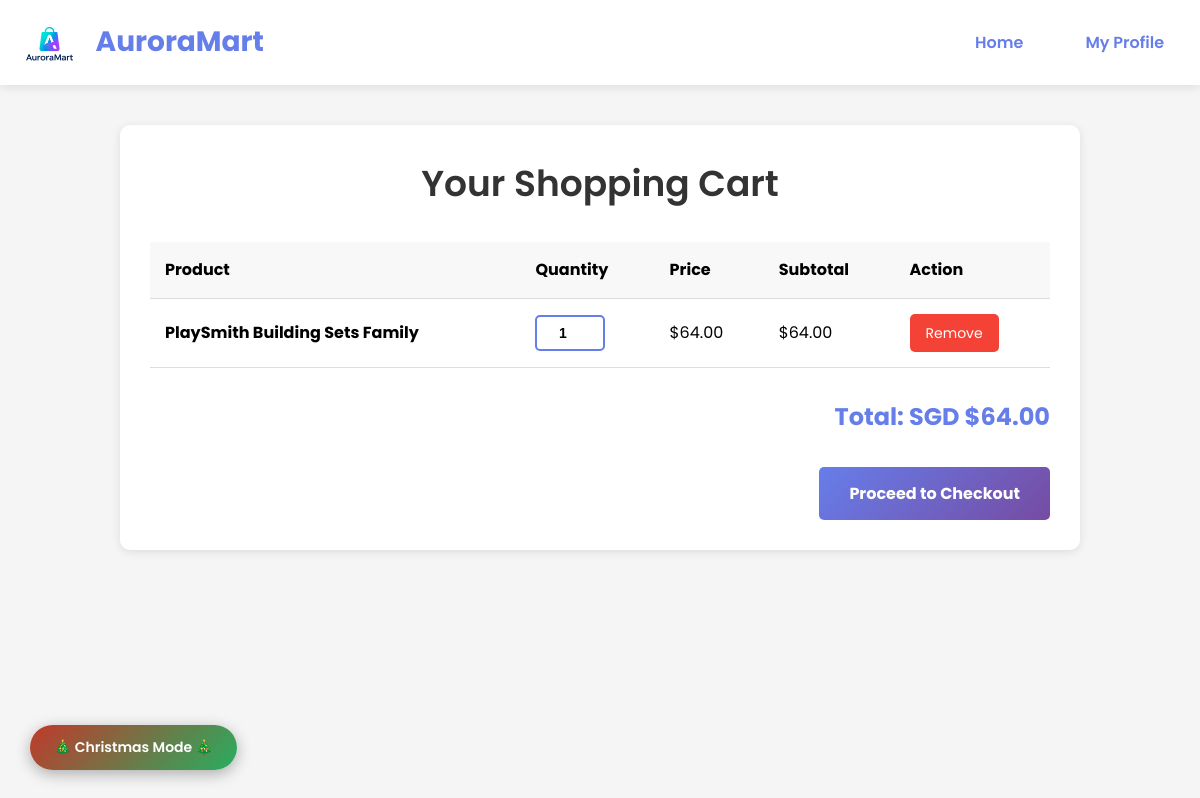
The page /cart/ (signed in) on the database its author committed.
### storefront/models.py (models this page shows, shortened)
class CartItem(models.Model):
    cart = models.ForeignKey(Cart, on_delete=models.CASCADE, related_name='items')
    product = models.ForeignKey(Product, on_delete=models.CASCADE)
    quantity = models.IntegerField(default=1)
    added_at = models.DateTimeField(auto_now_add=True)
    def get_total(self):
        return self.product.price * self.quantity

class Product(models.Model):
    name = models.CharField(max_length=255)
    description = models.TextField(blank=True, null=True)
    category = models.CharField(max_length=100)
    price = models.DecimalField(max_digits=10, decimal_places=2)
    stock = models.IntegerField(default=0)
    reorder_threshold = models.IntegerField(default=10)
    rating = models.DecimalField(max_digits=3, decimal_places=1, null=True, blank=True)
    image = models.ImageField(upload_to='products/', blank=True, null=True)
    created_at = models.DateTimeField(auto_now_add=True)
    updated_at = models.DateTimeField(auto_now=True)
    is_on_sale = models.BooleanField(default=False)
    original_price = models.DecimalField(max_digits=10, decimal_places=2, null=True, blank=True)
    discount_percentage = models.IntegerField(null=True, blank=True)
    class Meta:
        ordering = ['-created_at']

### storefront/views.py (the view)
# urls.py: path('cart/', views.cart, name='cart'),
@login_required
def cart(request):
    storage = messages.get_messages(request)
    storage.used = True
    customer = get_or_create_customer(request.user)
    cart = get_or_create_cart(customer)
    cart_items = cart.items.all()
    total = sum(item.get_total() for item in cart_items)
    context = {
        'cart_items': cart_items,
        'total': total,
    }
    return render(request, 'storefront/cart.html', context)

### storefront/views.py (called while the page is built)
def get_or_create_customer(user):
    try:
        return Customer.objects.get(user=user)
    except Customer.DoesNotExist:
        return Customer.objects.create(user=user)

def get_or_create_cart(customer):
    cart, created = Cart.objects.get_or_create(customer=customer)
    return cart

### storefront/templates/storefront/cart.html (shortened to what this page needs)
<!DOCTYPE html>
<html lang="en">
<head>
    {% load static %}
</head>
<body>
    <header>
        <nav>
            <a href="{% url 'storefront:index' %}" class="logo">
                {% load static %}
                <img src="{% static 'img/auroramart_logo.png' %}" alt="AuroraMart" style="height: 40px; vertical-align: middle; margin-right: 10px;">
                AuroraMart
            </a>
            <div class="nav-links">
                <a href="{% url 'storefront:index' %}">Home</a>
                <a href="{% url 'accounts:profile' %}">My Profile</a>
            </div>
        </nav>
    </header>
    <button class="theme-toggle-btn" onclick="toggleChristmasTheme()">🎄 Christmas Mode 🎄</button>
    <div class="container" id="mainContainer">
        <div class="cart-container">
            <h2>Your Shopping Cart</h2>
            {% if cart_items %}
            <table>
                <thead>
                    <tr>
                        <th>Product</th>
                        <th>Quantity</th>
                        <th>Price</th>
                        <th>Subtotal</th>
                        <th>Action</th>
                    </tr>
                </thead>
                <tbody>
                    {% for item in cart_items %}
                    <tr id="item-row-{{ item.id }}">
                        <td class="product-name">{{ item.product.name }}</td>
                        <td>
                            <form method="post" action="{% url 'storefront:update_cart' item.id %}" id="form-{{ item.id }}" onsubmit="handleUpdate(event, {{ item.id }}, {{ item.product.price }})">
                                <input type="number" name="quantity" value="{{ item.quantity }}" min="1" max="{{ item.product.stock }}" class="quantity-input" onchange="this.form.submit()" required>
                            </form>
                        </td>
                        <td>${{ item.product.price }}</td>
                        <td class="subtotal-{{ item.id }}">${{ item.get_total }}</td>
                        <td>
                            <a href="{% url 'storefront:remove_from_cart' item.id %}" class="btn btn-danger">Remove</a>
                        </td>
                    </tr>
                    {% endfor %}
                </tbody>
            </table>
            <div class="total" id="cart-total">
                Total: SGD ${{ total }}
            </div>
            <div class="checkout-btn">
                <a href="{% url 'storefront:checkout' %}" class="btn btn-primary">Proceed to Checkout</a>
            </div>
            {% else %}
            <div class="empty-cart">
                <p>Your cart is empty!</p>
                <a href="{% url 'storefront:index' %}" style="margin-top: 20px;">Continue Shopping</a>
            </div>
            {% endif %}
        </div>
    </div>
</body>
</html>

### storefront/templates/storefront/cart.html (style rules this page uses)
* { margin: 0; padding: 0; box-sizing: border-box; }
body { font-family: 'Poppins', sans-serif; background-color: #f5f5f5; font-weight: 400; font-size: 16px; line-height: 1.6; }
header { background: white; color: #667eea; padding: 20px 0; box-shadow: 0 2px 10px rgba(0,0,0,0.1); }
nav { max-width: 1200px; margin: 0 auto; display: flex; justify-content: space-between; align-items: center; padding: 0 20px; }
.logo { font-size: 28px; font-weight: 700; color: #667eea; text-decoration: none; display: inline-block; }
.nav-links { display: flex; gap: 30px; align-items: center; }
.nav-links a { color: #667eea; text-decoration: none; padding: 8px 16px; border-radius: 5px; transition: all 0.3s ease; font-weight: 600; display: inline-block; }
.container { max-width: 1000px; margin: 0 auto; padding: 40px 20px; }
.cart-container { background: white; border-radius: 10px; padding: 30px; box-shadow: 0 2px 10px rgba(0,0,0,0.1); }
.cart-container h2 { font-size: 36px; font-weight: 600; margin-bottom: 30px; color: #333; text-align: center; }
table { width: 100%; border-collapse: collapse; margin-bottom: 30px; }
th, td { padding: 15px; text-align: left; border-bottom: 1px solid #ddd; }
th { background-color: #f8f8f8; font-weight: bold; }
.product-name { font-weight: bold; }
.btn { padding: 8px 16px; border: none; border-radius: 5px; cursor: pointer; text-decoration: none; display: inline-block; font-size: 14px; }
.btn-danger { background: #f44336; color: white; }
.btn-primary { background: linear-gradient(135deg, #667eea 0%, #764ba2 100%); color: white; padding: 14px 30px; font-size: 16px; font-weight: bold; }
.total { font-size: 24px; font-weight: bold; color: #667eea; text-align: right; margin-top: 20px; }
.checkout-btn { text-align: right; margin-top: 30px; }
.theme-toggle-btn { position: fixed; bottom: 30px; left: 30px; background: linear-gradient(135deg, #c0392b, #27ae60); color: white; border: none; padding: 12px 24px; border-radius: 50px; cursor: pointer; font-family: 'Poppins', sans-serif; font-weight: 600; font-size: 14px; transition: all 0.3s ease; box-shadow: 0 4px 15px rgba(0,0,0,0.3); z-index: 1000; }
.quantity-input { width: 70px; padding: 8px; border: 2px solid #667eea; border-radius: 5px; font-size: 14px; text-align: center; font-weight: 600; transition: all 0.3s ease; }

### rows shown on the page
CartItem: product.name "PlaySmith Building Sets Family", quantity "1", product.price "64.00", get_total "64.00"

### other values the page prints
{{ total }} "64.00"
